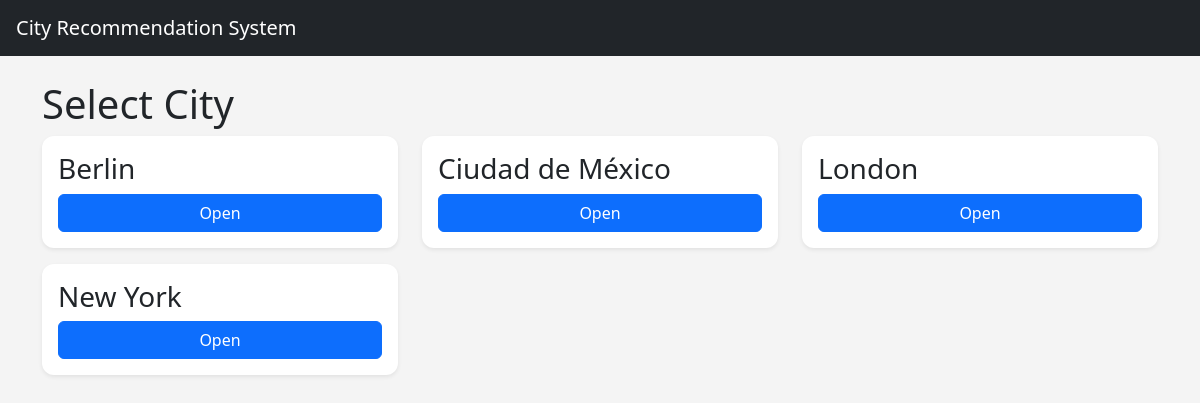
The page / on the database its author committed.
### tables this page shows
CREATE TABLE cities (
    city_id INTEGER PRIMARY KEY AUTOINCREMENT,
    name TEXT UNIQUE
);

### app.py (the view)
@app.route('/')
def home():
    cities = get_cities()
    return render_template(
        'home.html',
        cities=cities
    )

### database/database.py (called while the page is built)
def get_connection():
    conn = sqlite3.connect(DATABASE)
    conn.row_factory = sqlite3.Row
    return conn

### services/database_service.py (called while the page is built)
def get_cities():
    conn = get_connection()
    cursor = conn.cursor()
    cursor.execute('''
     SELECT *
     FROM cities
     ORDER BY name
     ''')
    results = cursor.fetchall()
    conn.close()
    return results

### templates/home.html
{% extends 'base.html' %}
{% block content %}
<h1>Select City</h1>
<div class="row">
{% for city in cities %}
<div class="col-md-4 mb-3">
    <div class="card p-3 shadow-sm">
        <h3>{{ city.name }}</h3>
        <a
            href="/city/{{ city.city_id }}"
            class="btn btn-primary"
        >
            Open
        </a>
    </div>
</div>
{% endfor %}
</div>
{% endblock %}

### static/css/style.css (style rules this page uses)
body { background-color: #f4f4f4; }
.card { border: none; border-radius: 12px; }

### rows shown on the page
cities: name "Berlin"
cities: name "Ciudad de México"
cities: name "London"
cities: name "New York"
